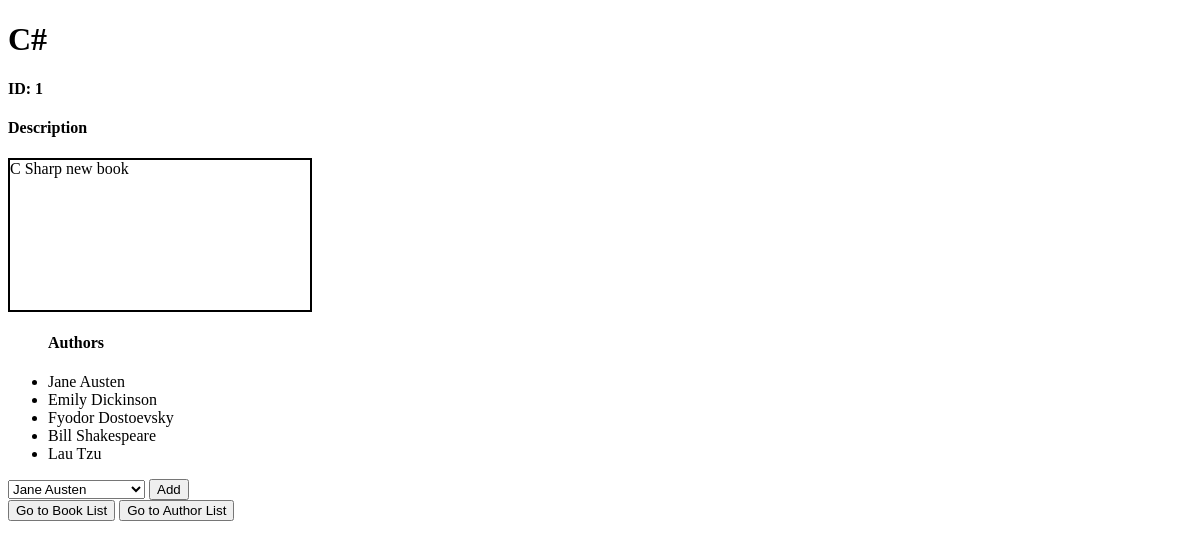
Page /books/1/ on the committed database.
### books_authors_app/models.py (models this page shows)
class books(models.Model):
    title = models.CharField(max_length=255)
    desc = models.TextField()
    created_at = models.DateTimeField(auto_now_add=True)
    upddated_at = models.DateTimeField(auto_now_add=True)

class authors(models.Model):
    first_name = models.CharField(max_length=45)
    last_name = models.CharField(max_length=45)
    created_at = models.DateTimeField(auto_now_add=True)
    updated_at = models.DateTimeField(auto_now_add=True)
    books = models.ManyToManyField(books, related_name='authors')
    notes = models.TextField()

### books_authors_app/views.py (the view)
# urls.py: path('books/<int:id_num>/', views.book_list),
def book_list(request, id_num):
    context={
        'this_name': books.objects.get(id=id_num).title,
        'id': id_num,
        'Desc_or_Notes': "Description",
        'desc': books.objects.get(id=id_num).desc,
        'this_list': books.objects.get(id=id_num).authors.all(),
        'list': authors.objects.all(),
        'is_books': True,
    }
    return render(request, 'details.html', context)

### books_authors_app/templates/details.html (shortened to what this page needs)
<!DOCTYPE html>
<html lang="en">
<head>
    {% load static %}
    <link rel="stylesheet" href="{% static 'css/style.css' %}">
</head>
<body>
    <h1>{{this_name}}</h1>
    <h4>ID: {{id}}</h4>
    <h4>{{Desc_or_Notes}}</h4>
    <p id="Description">{{desc}}</p>
    <ul>
        {% if is_books %}
            <h4>Authors</h4>
                {% for author in this_list %}
                    <li>{{author.first_name}} {{author.last_name}}</li>
                {% endfor %}
        {% else %}
            <h4>Books</h4>
                {% for book in this_list %}
                    <li>{{book.title}}</li>
                {% endfor %}
        {% endif %}
    </ul>
    <form action="add/" method="POST">
        <select name="to_add">
            {% if is_books %}
                {% for item in list %}
                    <option value={{item.id}}>{{item.first_name}} {{item.last_name}}</option>
                {% endfor %}
            {% else %}
                {% for item in list %}
                    <option value={{item.id}}>{{item.title}}</option>
                {% endfor %}
            {% endif %}
        <input type="submit" value="Add">
    </select>
    </form>
    <a href="/"><button>Go to Book List</button></a>
    <a href="/authors/"><button>Go to Author List</button></a>
</body>
</html>

### books_authors_app/static/css/style.css (style rules this page uses)
#Description { margin-top: 0px; width: 300px; height: 150px; border: 2px solid black; }

### rows in the picture
books: title "C#", desc "C Sharp new book"
authors: first_name "Jane", last_name "Austen"
authors: first_name "Emily", last_name "Dickinson"
authors: first_name "Fyodor", last_name "Dostoevsky"
authors: first_name "Bill", last_name "Shakespeare"
authors: first_name "Lau", last_name "Tzu"

### other values in the picture
{{ id }} "1"
{{ Desc_or_Notes }} "Description"
form field to_add "Jane Austen"
